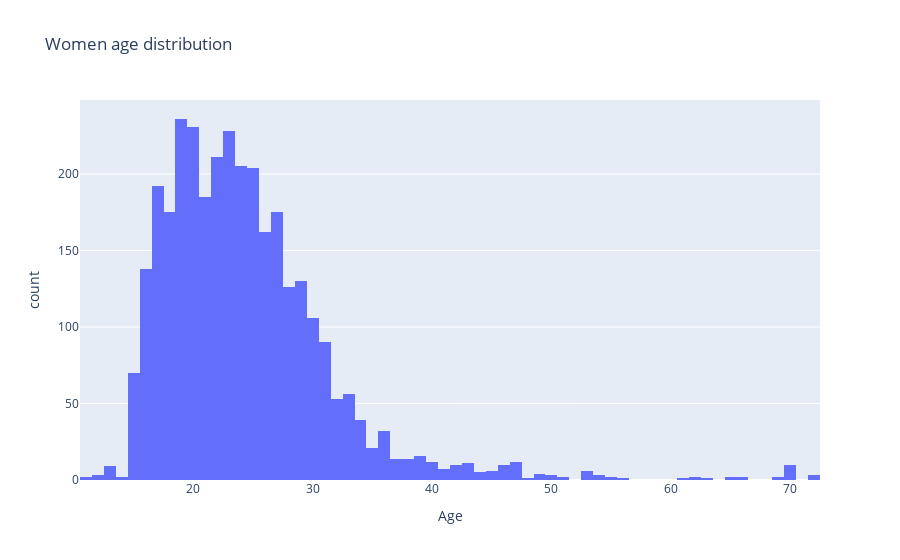

Source (notebook cell):
### Code cell
# Medelålder Kvinnor i datan
wom = ['F']
df_age = UK_athletes[UK_athletes["Sex"].isin(wom)]

fig = px.histogram(df_age, x='Age', title='Women age distribution')
fig.show()

### Figure 1 — Plotly figure (JSON) as saved in the notebook; plotly's stock layout.template omitted (floating-point values rounded to 4 significant figures; data arrays with more than 128 entries replaced by an {"elided": "..."} marker saying what was removed)
{"data": [{"alignmentgroup": "True", "bingroup": "x", "hovertemplate": "Age=%{x}<br>count=%{y}<extra></extra>", "legendgroup": "", "marker": {"color": "#636efa", "pattern": {"shape": ""}}, "name": "", "offsetgroup": "", "orientation": "v", "showlegend": false, "type": "histogram", "x": {"elided": "3277 int values"}, "xaxis": "x", "yaxis": "y"}], "layout": {"barmode": "relative", "legend": {"tracegroupgap": 0}, "title": {"text": "Women age distribution"}, "xaxis": {"anchor": "y", "domain": [0, 1], "title": {"text": "Age"}}, "yaxis": {"anchor": "x", "domain": [0, 1], "title": {"text": "count"}}}}
